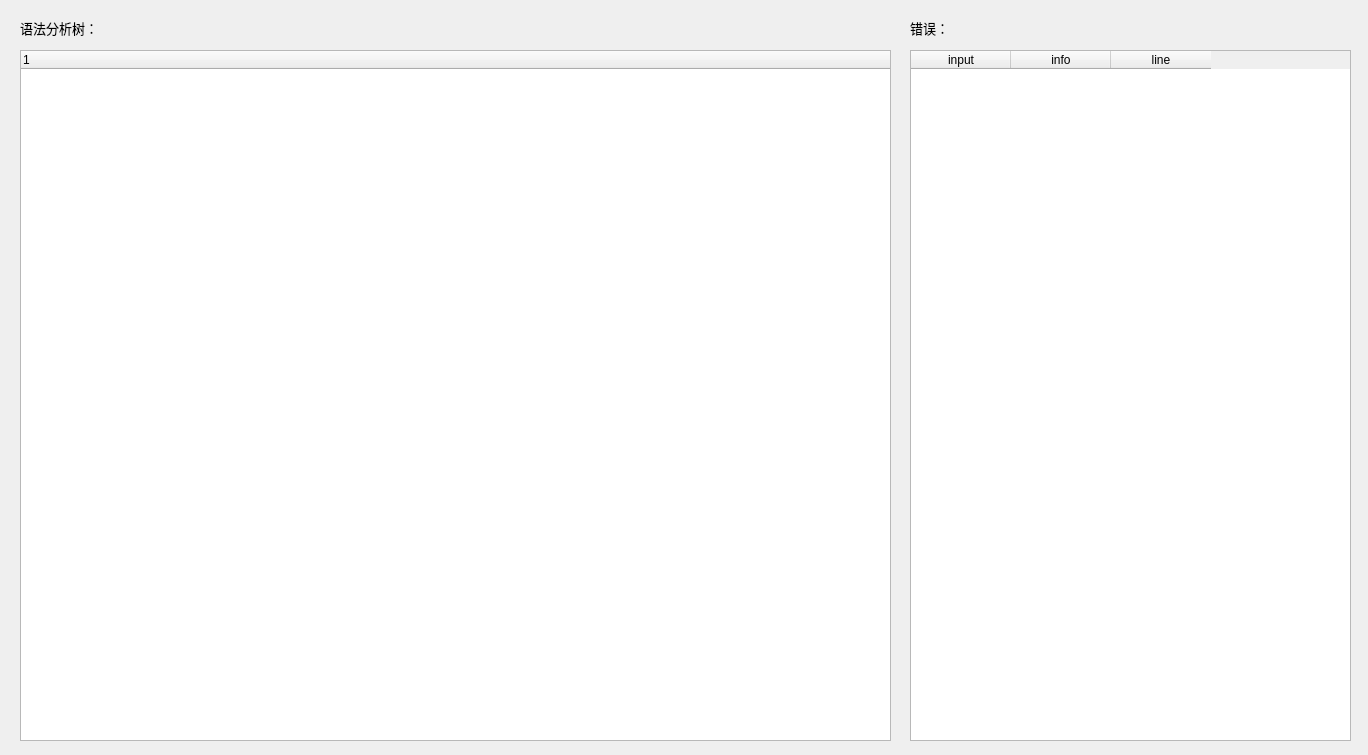
<?xml version="1.0" encoding="UTF-8"?>
<ui version="4.0">
 <class>Grammar_Analyze</class>
 <widget class="QWidget" name="Grammar_Analyze">
  <property name="geometry">
   <rect>
    <x>0</x>
    <y>0</y>
    <width>1368</width>
    <height>755</height>
   </rect>
  </property>
  <property name="windowTitle">
   <string>Form</string>
  </property>
  <widget class="QTreeWidget" name="treeWidget">
   <property name="geometry">
    <rect>
     <x>20</x>
     <y>50</y>
     <width>871</width>
     <height>691</height>
    </rect>
   </property>
   <column>
    <property name="text">
     <string notr="true">1</string>
    </property>
   </column>
  </widget>
  <widget class="QTableWidget" name="infos_table">
   <property name="geometry">
    <rect>
     <x>910</x>
     <y>50</y>
     <width>441</width>
     <height>691</height>
    </rect>
   </property>
   <attribute name="verticalHeaderVisible">
    <bool>false</bool>
   </attribute>
   <column>
    <property name="text">
     <string>input</string>
    </property>
   </column>
   <column>
    <property name="text">
     <string>info</string>
    </property>
   </column>
   <column>
    <property name="text">
     <string>line</string>
    </property>
   </column>
  </widget>
  <widget class="QLabel" name="label">
   <property name="geometry">
    <rect>
     <x>20</x>
     <y>20</y>
     <width>101</width>
     <height>16</height>
    </rect>
   </property>
   <property name="font">
    <font>
     <family>华文宋体</family>
     <pointsize>10</pointsize>
    </font>
   </property>
   <property name="text">
    <string>语法分析树：</string>
   </property>
  </widget>
  <widget class="QLabel" name="label_2">
   <property name="geometry">
    <rect>
     <x>910</x>
     <y>20</y>
     <width>101</width>
     <height>16</height>
    </rect>
   </property>
   <property name="font">
    <font>
     <family>华文宋体</family>
     <pointsize>10</pointsize>
    </font>
   </property>
   <property name="text">
    <string>错误：</string>
   </property>
  </widget>
 </widget>
 <resources/>
 <connections/>
</ui>
